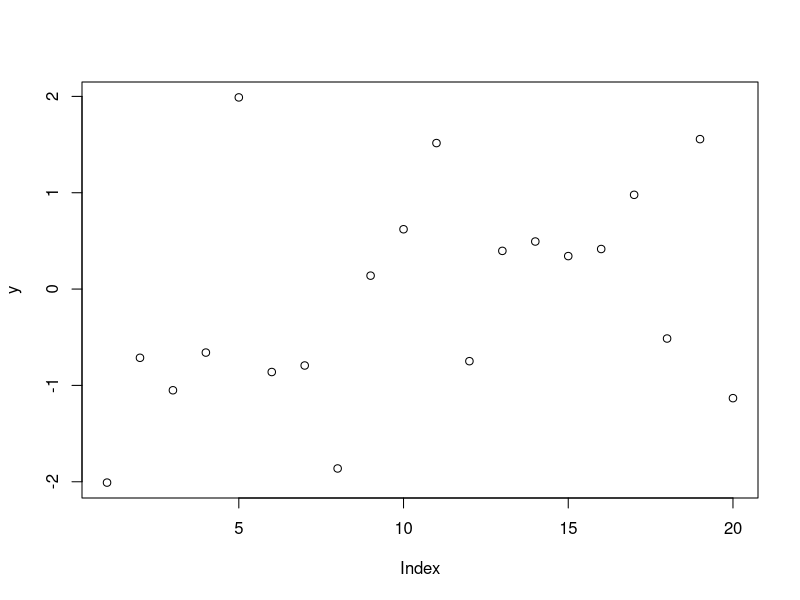
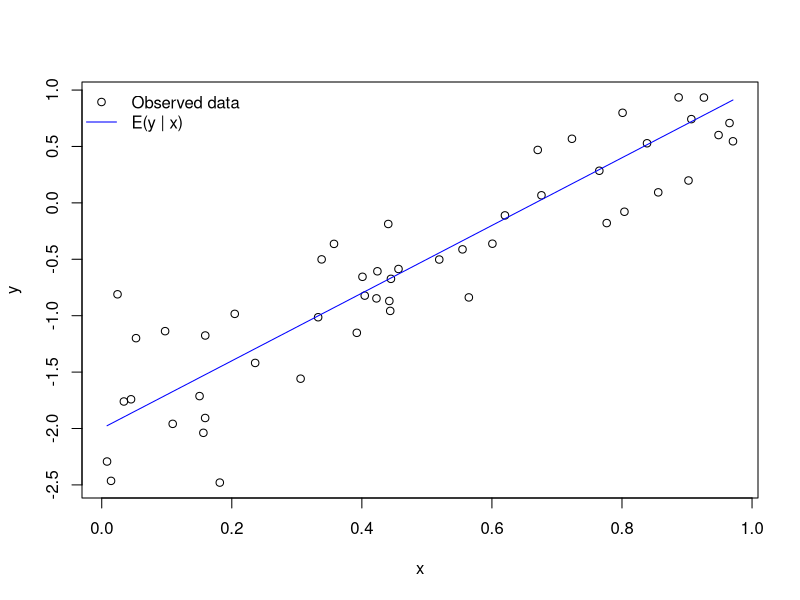
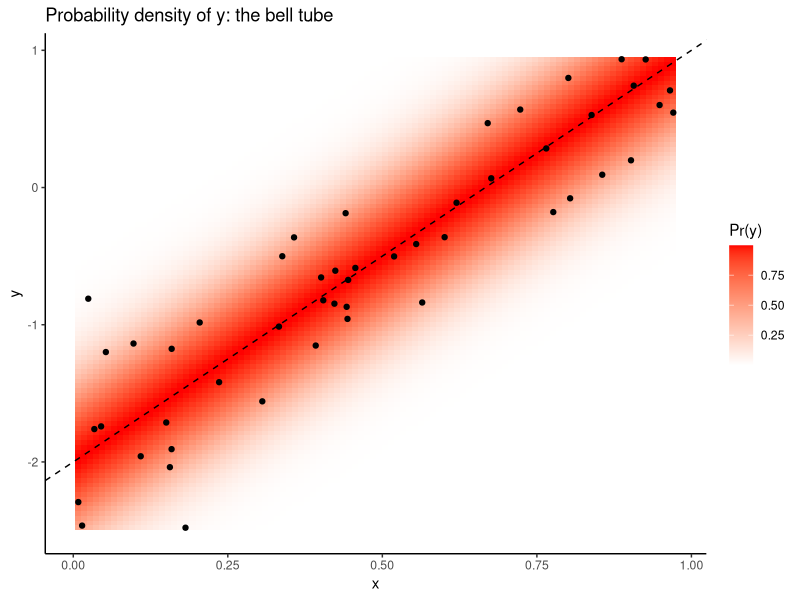
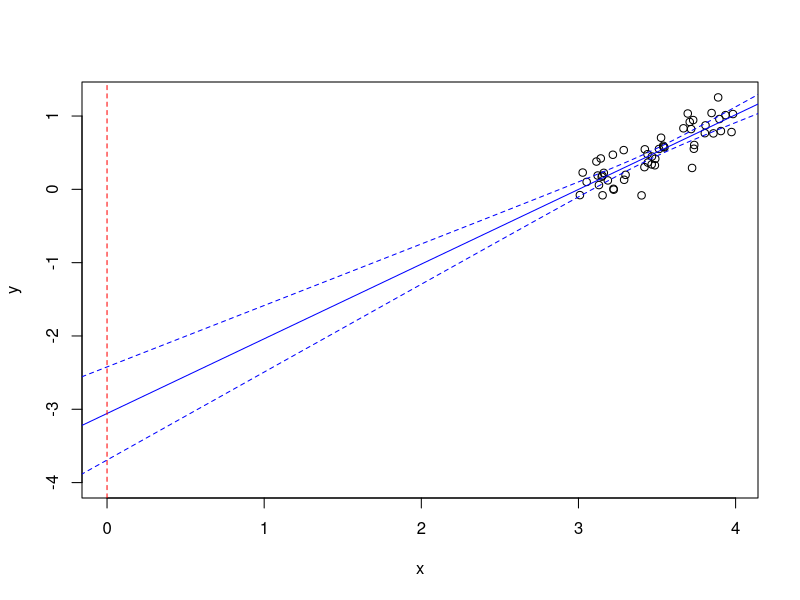
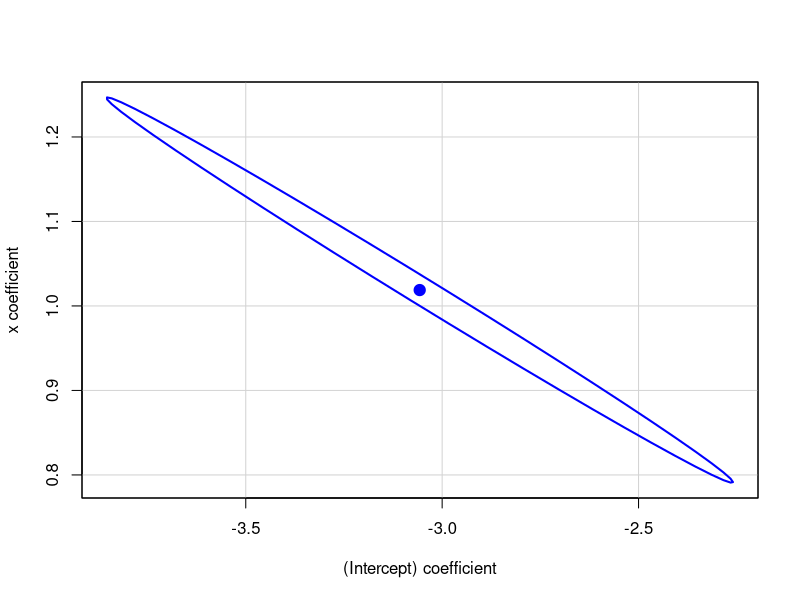
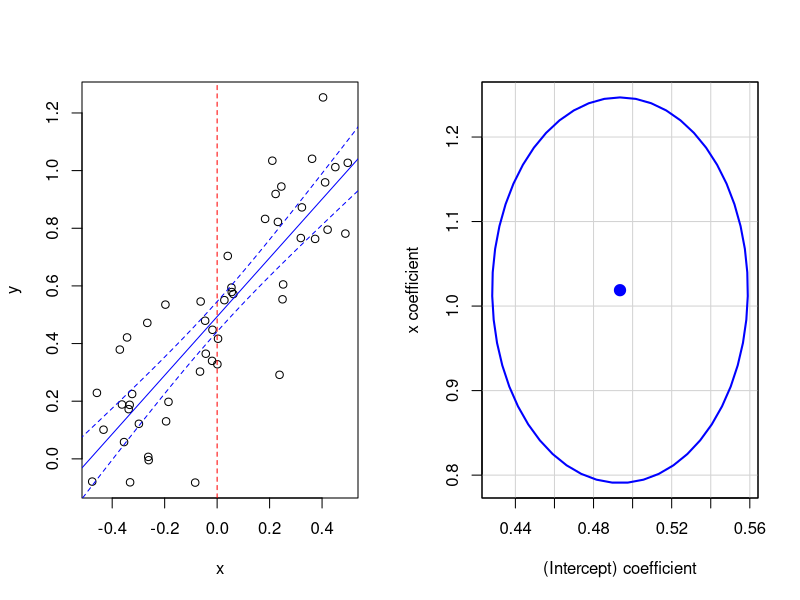
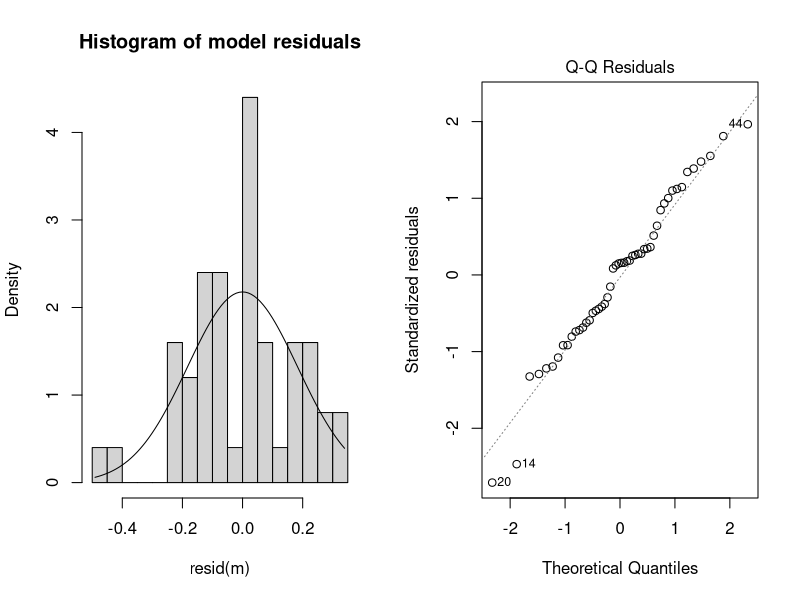
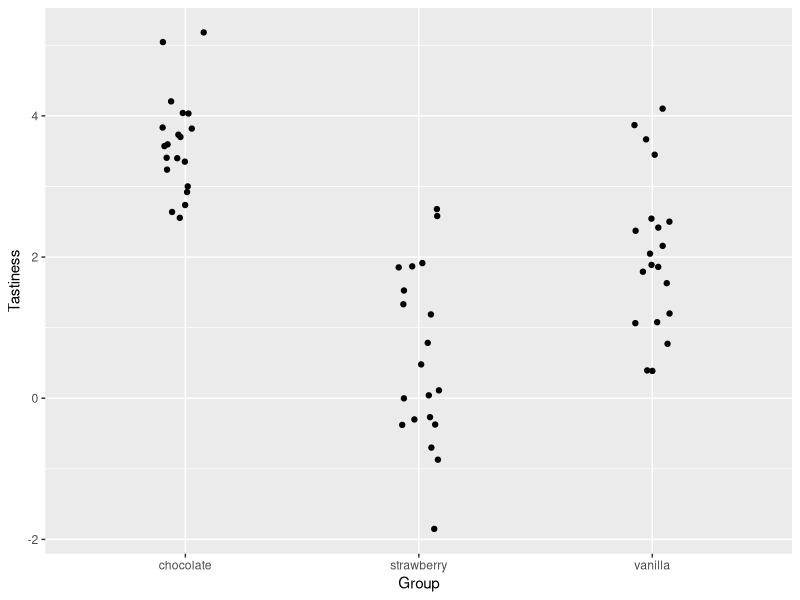

These charts were generated, in order, by the following R code: (Note: this script raises an error after producing the figures.)
## ---- chunk 1
# simulating a sample of 20 y values from a normal distribution 
# with mean = 0 and standard deviation = 1
y <- rnorm(n = 20, mean = 0, sd = 1)
plot(y)
## ---- chunk 2
# fitting a model of the mean with lm
m <- lm(y ~ 1)
summary(m)
## ---- chunk 3
# simulate x values
n <- 50
x <- runif(n, min = 0, max = 1)

# designate the underlying parameters for our hypothetical population
alpha <- -2
beta <- 3
sigma <- .4

# simulate values of y based on our randomly generated values of x
# and our underlying parameters
y <- rnorm(n, mean = alpha + beta * x, sd = sigma)

# plot the values of x and y
plot(x, y)

# add known mean function 
lines(x = x, y = alpha + beta * x, col='blue')
legend('topleft', 
       pch = c(1, NA), lty = c(NA, 1), 
       col = c('black', 'blue'), 
       legend = c('Observed data', 'E(y | x)'), 
       bty = 'n')
## ---- chunk 4
# show the probability density of y as a function of x
lo <- 100
yv <- seq(min(y), max(y), length.out = lo)
xv <- seq(min(x), max(x), length.out = lo)
g <- expand.grid(x = xv, y = yv)
g$py <- dnorm(g$y, alpha + beta * g$x, sigma)

sample_d <- data.frame(x = x, y = y)

library(ggplot2)
ggplot(g, aes(x=x, y=y)) + 
  geom_tile(aes(fill=py)) + 
  geom_point(data=sample_d) + 
  scale_fill_gradient2(name = "Pr(y)", high='red') + 
  theme_classic() + 
  geom_abline(intercept=alpha, slope=beta, linetype='dashed') + 
  ggtitle('Probability density of y: the bell tube')
## ---- chunk 5
m <- lm(y ~ x)
summary(m)
## ---- chunk 6

x <- runif(n)
alpha <- 0
beta <- 1
sigma <- .2
y <- rnorm(n, mean = alpha + beta * x, sd = sigma)
x <- x + 3
plot(x, y, xlim=c(0, max(x)), ylim=c(-4, max(y)))
m <- lm(y ~ x)
abline(m, col='blue')
abline(v = 0, col = "red", lty = 2)
px <- seq(-1, max(x) + 1, length.out=100)
py <- predict(m, list(x=px), se.fit=TRUE, interval='confidence')
lines(px, py$fit[, 'lwr'], lty=2, col='blue')
lines(px, py$fit[, 'upr'], lty=2, col='blue')
## ---- chunk 7
# calculate 95% confidence intervals for the parameters estimated in model m
confint(m, level = 0.95)
## ---- chunk 8
library(car)
confidenceEllipse(m)
## ---- chunk 9
par(mfrow=c(1, 2))
x <- x - mean(x)
m <- lm(y ~ x)
plot(x, y)
abline(m, col='blue')
abline(v = 0, col = "red", lty = 2)
px <- seq(min(x) - 1, max(x) + 1, length.out=100)
py <- predict(m, list(x=px), se.fit=TRUE, interval='confidence')
lines(px, py$fit[, 'lwr'], lty=2, col='blue')
lines(px, py$fit[, 'upr'], lty=2, col='blue')
confidenceEllipse(m)
## ---- chunk 10
# generate a histogram of the residuals from the m model
hist(resid(m), breaks = 20, freq = F, 
     main = 'Histogram of model residuals')

# generate x-values for a normal curve
curve_x <- seq(min(resid(m)), max(resid(m)), .01)

# add the normal curve line
lines(curve_x, dnorm(curve_x, 0, summary(m)$sigma))
## ---- chunk 11
plot(m, 2)
## ---- chunk 12
# simulate and visualize data
n <- 60
x <- rep(c("chocolate", "strawberry", "vanilla"), length.out = n)
x <- factor(x)
sigma <- 1
mu_y <- c(chocolate = 3.352, strawberry = .93, vanilla = 1.5)
y <- rnorm(n, mu_y[x], sigma)

library(ggplot2)
ggplot(data.frame(x, y), aes(x, y)) + 
  geom_jitter(position = position_jitter(width=.1)) + 
  xlab('Group') + 
  ylab('Tastiness')
## ---- chunk 13
m1 <- lm(y ~ x)
summary(m1)
## ---- chunk 14
m <- lm(y ~ 0 + x)
summary(m)
## ---- chunk 15
confint(m)
## ---- chunk 16
anova(m1)
## ---- chunk 17
par(mfrow=c(2, 2))
plot(m)
## ---- chunk 18
# set up 
n <- 50
x1 <- rnorm(n) 
x2 <- rnorm(n)
beta <- c(.5, 1, -1, 2)
sigma <- 1

# generate the design matrix X with n rows and four columns
# corresponding to the intercept, two main effects, and the interaction effect
X <- matrix(c(rep(1, n), x1, x2, x1 * x2), nrow=n)

# rather than use a linear equation (a + bx1 + bx2 + ...)
# we use matrix multiplication to generate mean y values
mu_y <- X %*% beta

# now we simulate values for y using the simulated means and sigma = 1
y <- rnorm(n, mu_y, sigma)

# estimate the parameters
m <- lm(y ~ x1 + x2 + x1:x2)
summary(m)
## ---- chunk 19
# visualizing the results in terms of the linear predictor
lo <- 40
x1seq <- seq(min(x1), max(x1), length.out = lo)
x2seq <- seq(min(x2), max(x2), length.out = lo)
g <- expand.grid(x1=x1seq, x2=x2seq)
g$e_y <- beta[1] + beta[2] * g$x1 + beta[3] * g$x2 + beta[4] * g$x1 * g$x2
ggplot(g, aes(x=x1, y=x2)) + 
  geom_tile(aes(fill=e_y)) + 
  stat_contour(aes(z=e_y), col='grey') + 
  scale_fill_gradient2() + 
  geom_point(data=data.frame(x1, x2))
## ---- chunk 20
library(effects)
plot(allEffects(m))
## ---- chunk 21
str(ToothGrowth)
ToothGrowth$dose <- factor(ToothGrowth$dose)
ggplot(ToothGrowth, aes(x=interaction(dose, supp), y=len)) + 
  geom_point()
## ---- chunk 22
library(dplyr)
ToothGrowth %>%
  group_by(dose, supp) %>%
  summarize(mean = mean(len), 
            sd = sd(len), 
            n = n())
## ---- chunk 23
m <- lm(len ~ dose * supp, data = ToothGrowth)
summary(m)
## ---- chunk 24
cbind(model.matrix(m), ToothGrowth)
## ---- chunk 25
anova(m)
## ---- chunk 26
m2 <- lm(len ~ dose + supp, data = ToothGrowth)
AIC(m, m2)
## ---- chunk 27
plot(allEffects(m))
## ---- chunk 28
# construct a new data frame for predictions
g <- expand.grid(supp = levels(ToothGrowth$supp), 
                 dose = levels(ToothGrowth$dose))
p <- predict(m, g, interval = 'confidence', type='response')
predictions <- cbind(g, data.frame(p))
predictions
## ---- chunk 29
ggplot(ToothGrowth, aes(x=interaction(dose, supp), y=len)) + 
  geom_segment(data=predictions, 
               aes(y=lwr, yend=upr, 
                   xend=interaction(dose, supp)), col='red') + 
  geom_point(data=predictions, aes(y=fit), color='red', size=2, shape=2) + 
  geom_jitter(position = position_jitter(width=.1), shape=1) + 
  ylab("Length")
## ---- chunk 30
# covariate values
n <- 100
x1 <- rnorm(n)
x2 <- factor(sample(c('A', 'B'), n, replace=TRUE))

# random intercepts & slopes
set.seed(12903)
a <- rnorm(2)
b <- rnorm(2)

sigma <- .4

X <- matrix(c(ifelse(x2 == 'A', 1, 0), 
              ifelse(x2 == 'B', 1, 0), 
              ifelse(x2 == 'A', x1, 0), 
              ifelse(x2 == 'B', x1, 0)
            ), nrow=n)

mu_y <- X %*% c(a, b)
y <- rnorm(n, mu_y, sigma)
## ---- chunk 31
m <- lm(y ~ x1 + x2 + x1:x2)
summary(m)
## ---- chunk 32
plot(x1, y, col=x2, pch=19)
legend('topright', col=1:2, legend=c('Group A', 'Group B'), pch=19)
abline(coef(m)[1], coef(m)[2])
abline(coef(m)[1] + coef(m)[3], coef(m)[2] + coef(m)[4], col='red')
